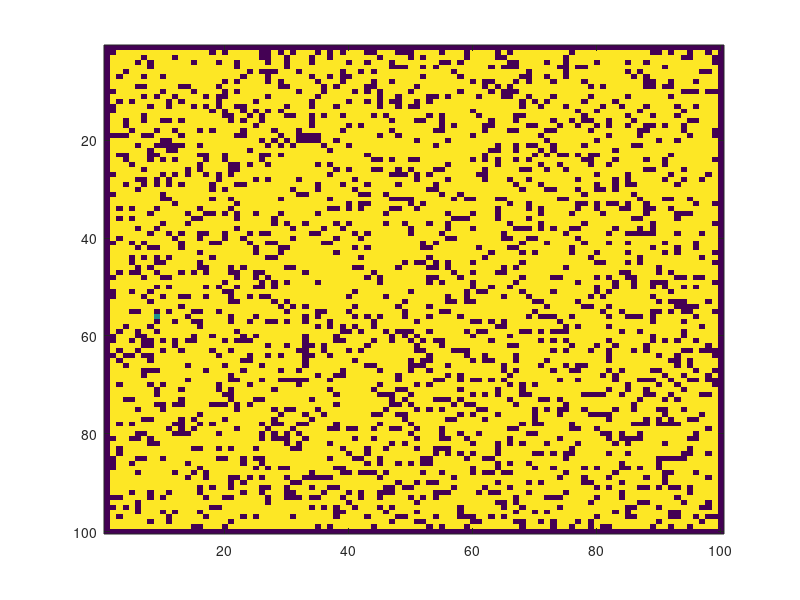
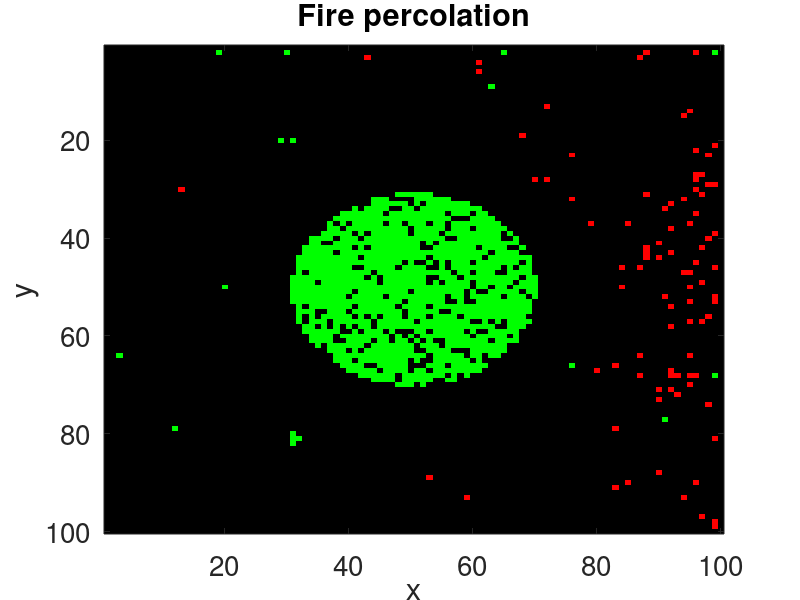

Write the MATLAB code that produced these figures, in order.
%%%%%%%%%%%%%%%%%%%%%%%%%%%%%%%%%%%%%%%%%%%%%%%%%%%%%%%%%%%%%%%%%%%%%%%%%%%
% Forest-fire spreading simulation using a default probability of burning
% for each tree and a default probability of staying on fire duing each
% iteration.
%
%
% Made by: Oscar A. Nieves
% Made in: 2020
%%%%%%%%%%%%%%%%%%%%%%%%%%%%%%%%%%%%%%%%%%%%%%%%%%%%%%%%%%%%%%%%%%%%%%%%%%%
clear all; close all; clc;

% Inputs
n = 100; % trees per row and column
xvec = linspace(-5,5,n);
yvec = xvec;
forest = rand(n,n);
density = 0.8;
forest(forest > 1-density) = 1;
forest(forest <= 1-density) = 0;
vec = find(forest == 1);
index1 = randi(length(vec));

% Set fire position from available trees
forest(index1) = 0.5;

% Set square around forest (closed forest)
forest(1,:) = 0;
forest(end,:) = 0;
forest(:,1) = 0;
forest(:,end) = 0;

% Plot forest
figure(1);
imagesc(forest); % show forest at beginning

%% Percolation
iterations = 200;
kmax = sum(forest);
tree_prob = 0.9;
probability_off = 0.05;

% Apply mask (Select shape of forest and land)
mask1 = ones(n,n);
[XL,YL] = meshgrid(xvec,yvec);
R = ceil(n/2);
mask1(XL.^2 + YL.^2 <= 3.^2 & XL.^2 + YL.^2 >= 2.^2 ) = 0;
forest = forest.*mask1;
forest1 = forest;
plot_forest(:,:,1) = forest;

for ii = 1:iterations-1
    
    % Find trees on fire across entire domain
    [fx,fy] = find(forest == 0.5);
    
    % Apply probabilities of burning based on current trees on fire and
    % those adjacent to them
    if fx ~= 1
        for kk = 1:length(fx)
            if rand(1) < tree_prob && forest(fx(kk)-1,fy(kk)) ~= 0
                forest(fx(kk)-1,fy(kk)) = 0.5;
            end
        end
    end
    if fx ~= n
        for kk = 1:length(fx)
            if rand(1) < tree_prob && forest(fx(kk)+1,fy(kk)) ~= 0
                forest(fx(kk)+1,fy(kk)) = 0.5;
            end
        end
    end
    if fy ~= 1
        for kk = 1:length(fy)
            if rand(1) < tree_prob && forest(fx(kk),fy(kk)-1) ~= 0
                forest(fx(kk),fy(kk)-1) = 0.5;
            end
        end
    end
    if fy ~= n
        for kk = 1:length(fy)
            if rand(1) < tree_prob && forest(fx(kk),fy(kk)+1) ~= 0
                forest(fx(kk),fy(kk)+1) = 0.5;
            end
        end
    end
    
    % Update value of the forest plot array
    plot_forest(:,:,ii+1) = forest;
    
    % Update burning trees
    R = rand(n,n);
    forest(forest1==0.5 & forest==0.5 & R<probability_off) = 0;
    forest1 = forest;
end

%% Plot
close all;
figure(2);
set(gcf,'color','w');
for ii = 1:iterations
    imagesc(plot_forest(:,:,ii));
    colormap([0 0 0; 1 0 0; 0 1 0]);
    xlabel('x'); ylabel('y');
    title('Fire percolation');
    set(gca,'FontSize',20);
    axis tight;
    drawnow;
end
%%%%%%%%%%%%%%%%%%%%%%%%%%%%%%%%%%%%%%%%%%%%%%%%%%%%%%%%%%%%%%%%%%%%%%%%%%%